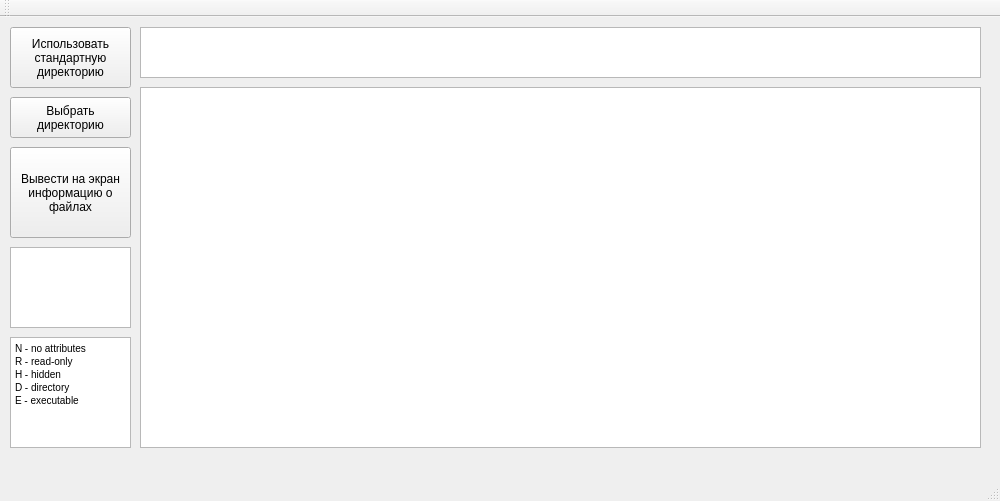
<?xml version="1.0" encoding="UTF-8"?>
<ui version="4.0">
 <class>MainWindow</class>
 <widget class="QMainWindow" name="MainWindow">
  <property name="geometry">
   <rect>
    <x>0</x>
    <y>0</y>
    <width>1000</width>
    <height>501</height>
   </rect>
  </property>
  <property name="minimumSize">
   <size>
    <width>1000</width>
    <height>501</height>
   </size>
  </property>
  <property name="maximumSize">
   <size>
    <width>1000</width>
    <height>501</height>
   </size>
  </property>
  <property name="windowTitle">
   <string>MainWindow</string>
  </property>
  <widget class="QWidget" name="centralWidget">
   <widget class="QPushButton" name="showButton">
    <property name="geometry">
     <rect>
      <x>10</x>
      <y>130</y>
      <width>121</width>
      <height>91</height>
     </rect>
    </property>
    <property name="text">
     <string>Вывести на экран
информацию о
файлах</string>
    </property>
   </widget>
   <widget class="QPushButton" name="dirButton">
    <property name="geometry">
     <rect>
      <x>10</x>
      <y>80</y>
      <width>121</width>
      <height>41</height>
     </rect>
    </property>
    <property name="text">
     <string>Выбрать
директорию</string>
    </property>
   </widget>
   <widget class="QTextBrowser" name="errBrowser">
    <property name="geometry">
     <rect>
      <x>10</x>
      <y>230</y>
      <width>121</width>
      <height>81</height>
     </rect>
    </property>
   </widget>
   <widget class="QTextBrowser" name="dirBrowser">
    <property name="geometry">
     <rect>
      <x>140</x>
      <y>10</y>
      <width>841</width>
      <height>51</height>
     </rect>
    </property>
   </widget>
   <widget class="QTableView" name="tableView">
    <property name="geometry">
     <rect>
      <x>140</x>
      <y>70</y>
      <width>841</width>
      <height>361</height>
     </rect>
    </property>
   </widget>
   <widget class="QPushButton" name="dirButton_2">
    <property name="geometry">
     <rect>
      <x>10</x>
      <y>10</y>
      <width>121</width>
      <height>61</height>
     </rect>
    </property>
    <property name="text">
     <string>Использовать
стандартную
директорию</string>
    </property>
   </widget>
   <widget class="QTextBrowser" name="infoBrowser">
    <property name="geometry">
     <rect>
      <x>10</x>
      <y>320</y>
      <width>121</width>
      <height>111</height>
     </rect>
    </property>
    <property name="html">
     <string>&lt;!DOCTYPE HTML PUBLIC &quot;-//W3C//DTD HTML 4.0//EN&quot; &quot;http://www.w3.org/TR/REC-html40/strict.dtd&quot;&gt;
&lt;html&gt;&lt;head&gt;&lt;meta name=&quot;qrichtext&quot; content=&quot;1&quot; /&gt;&lt;style type=&quot;text/css&quot;&gt;
p, li { white-space: pre-wrap; }
&lt;/style&gt;&lt;/head&gt;&lt;body style=&quot; font-family:'MS Shell Dlg 2'; font-size:7.8pt; font-weight:400; font-style:normal;&quot;&gt;
&lt;p style=&quot; margin-top:0px; margin-bottom:0px; margin-left:0px; margin-right:0px; -qt-block-indent:0; text-indent:0px;&quot;&gt;N - no attributes&lt;/p&gt;
&lt;p style=&quot; margin-top:0px; margin-bottom:0px; margin-left:0px; margin-right:0px; -qt-block-indent:0; text-indent:0px;&quot;&gt;R - read-only&lt;/p&gt;
&lt;p style=&quot; margin-top:0px; margin-bottom:0px; margin-left:0px; margin-right:0px; -qt-block-indent:0; text-indent:0px;&quot;&gt;H - hidden&lt;/p&gt;
&lt;p style=&quot; margin-top:0px; margin-bottom:0px; margin-left:0px; margin-right:0px; -qt-block-indent:0; text-indent:0px;&quot;&gt;D - directory&lt;/p&gt;
&lt;p style=&quot; margin-top:0px; margin-bottom:0px; margin-left:0px; margin-right:0px; -qt-block-indent:0; text-indent:0px;&quot;&gt;E - executable&lt;/p&gt;&lt;/body&gt;&lt;/html&gt;</string>
    </property>
   </widget>
  </widget>
  <widget class="QMenuBar" name="menuBar">
   <property name="geometry">
    <rect>
     <x>0</x>
     <y>0</y>
     <width>1000</width>
     <height>26</height>
    </rect>
   </property>
  </widget>
  <widget class="QToolBar" name="mainToolBar">
   <attribute name="toolBarArea">
    <enum>TopToolBarArea</enum>
   </attribute>
   <attribute name="toolBarBreak">
    <bool>false</bool>
   </attribute>
  </widget>
  <widget class="QStatusBar" name="statusBar"/>
 </widget>
 <layoutdefault spacing="6" margin="11"/>
 <resources/>
 <connections/>
</ui>
